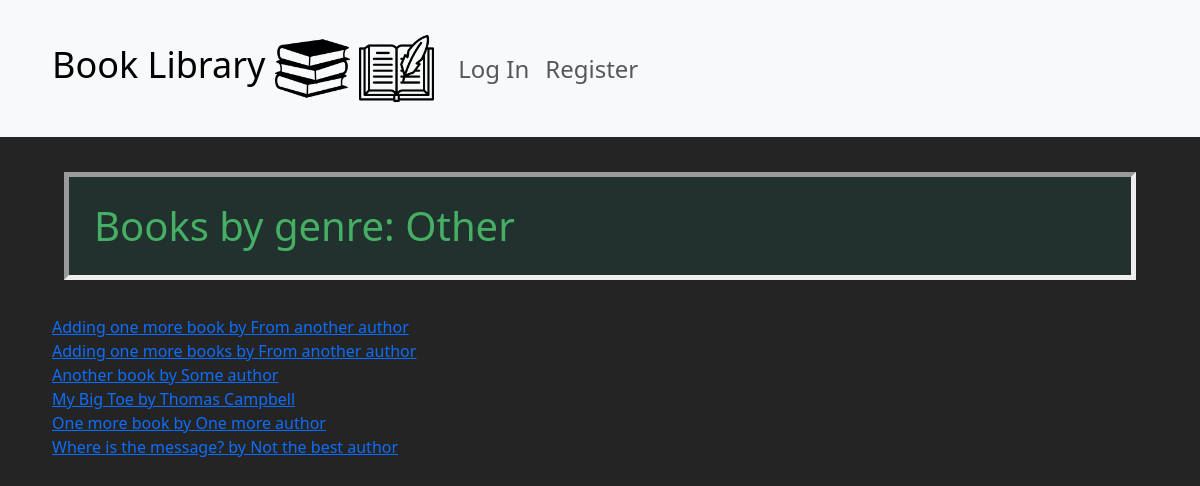
Screenshot of /genre_view/7 with the database file from the repository.
### book_library/models.py (models this page shows, shortened)
class Book(models.Model):
    title = models.CharField(max_length=255)
    author = models.CharField(max_length=128)
    class Genre(models.IntegerChoices):
        SELF_IMPROVEMENT = 1
        BIOGRAPHY = 2
        ECONOMY = 3
        FICTION = 4
        SCIENCE = 5
        MINDSET = 6
        OTHER = 7
    genre = models.IntegerField(choices=Genre.choices)
    class Meta:
        constraints = [
            models.UniqueConstraint(fields=['title', 'author'], name='one unique title per author')
        ]

### book_library/views.py (the view)
# urls.py: path("genre_view/<int:genre>", views.genre_view, name="genre_view"),
def genre_view(request, genre):
    books_by_genre = Book.objects.filter(genre=genre).order_by("title")
    erst = books_by_genre[0]
    context = {"books_by_genre": books_by_genre, "erst": erst}
    return render(request, "book_library/genre_view.html", context)

### book_library/templates/book_library/genre_view.html
{% extends "book_library/layout.html" %}
{% load static %}
{% block body %}
<div class="container">
    <div class="row">
        <div class="col">
            <h1>Books by genre: {{ erst.get_genre_display }}</h1>
        </div>
    </div>
    <ul>
        <div class="row">
            <div class="col">
                {% for book in books_by_genre %}
                    <li class="book-row"><a href="{% url 'book_library:detail_view' request.user.id book.id %}">{{ book.title }} by {{ book.author }}</a></li>
                {% endfor %}
            </div>
        </div>
    </ul>
</div>
{% endblock %}

### book_library/static/book_library/style.css (style rules this page uses)
body { background-color: rgba(0, 0, 0, 0.86); color:rgba(237, 240, 243, 0.918); }
h1 { background-color: rgba(21, 104, 86, 0.2); border: thick solid; border-style: inset; color: #46af65; margin-top: 25px; margin-bottom: 25px; padding: 25px; }
ul { list-style-type: none; margin: 0; padding: 0; }
.container > * { margin: 10px; }

### rows the page displays
Book: genre "Other", title "Adding one more book", author "From another author"
Book: title "Adding one more books", author "From another author"
Book: title "Another book", author "Some author"
Book: title "My Big Toe", author "Thomas Campbell"
Book: title "One more book", author "One more author"
Book: title "Where is the message?", author "Not the best author"
